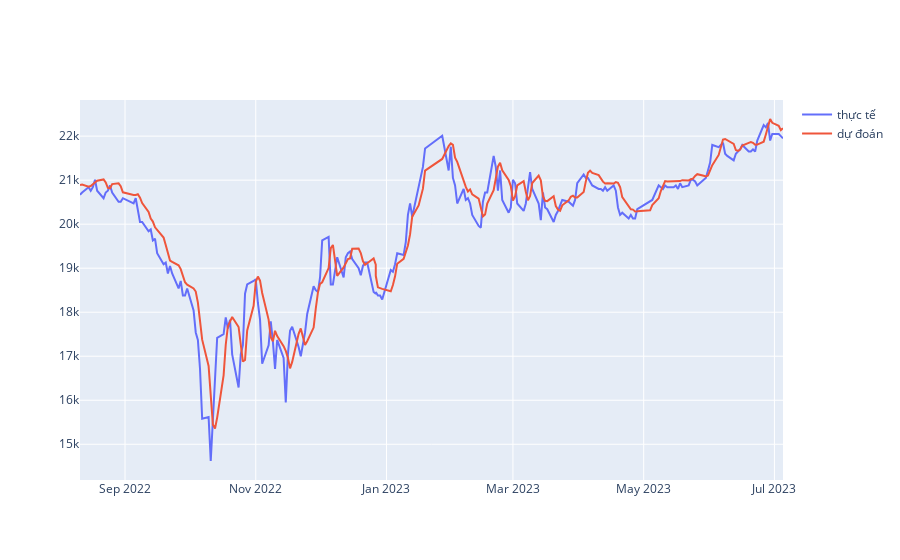

Notebook code cell kept with this figure:
### Code cell
%%time
from sklearn.metrics import mean_squared_error, r2_score, mean_absolute_error,mean_absolute_percentage_error
# định hình lại dữ liệu đầu vào[samples, time steps, features] phù hợp với mô hình LSTM
def reshape_function(df, col_name):
    a = np.array(df[col_name].to_list())
    return np.reshape(a,(a.shape[0],1,a.shape[1]))

X_train_r = reshape_function(X_train,'X')
X_validation_r = reshape_function(X_validation,'X')
X_test_r = reshape_function(X_test,'X')

'''
X_train_r = np.reshape(np.array(X_train['X'].to_list()),\
                       (np.array(X_train['X'].to_list()).shape[0], 1, np.array(X_train['X'].to_list()).shape[1]))

X_validation_r = np.reshape(np.array(X_validation['X'].to_list()),\
                       (np.array(X_validation['X'].to_list()).shape[0], 1, np.array(X_validation['X'].to_list()).shape[1]))

X_test_r = np.reshape(np.array(X_test['X'].to_list()),\
                       (np.array(X_test['X'].to_list()).shape[0], 1, np.array(X_test['X'].to_list()).shape[1]))
'''
# split bằng train_test_split
#X_train, X_test, y_train, y_test = train_test_split(df_training_and_testing.drop(columns = ['y']), df_training_and_testing['y'], test_size=0.3, random_state=42)


# define model
# định nghĩa mô hình LSTM theo Sequential của Keras
model = Sequential()
# đầu vào của mô hình là bước nhảy và 1 đặc trưng
model.add(LSTM(50, activation='relu', input_shape=(n_steps, 1)))
model.add(Dense(1))
# sử dụng mse tính loss, và tối ưu hoá bằng adam
model.compile(optimizer='adam', loss='mse')

#huấn luyện 200 epochs chia đều cho 25 batch_size
history = model.fit(array(X_train.X.to_list()),y_train,epochs=200, batch_size=25,\
                    validation_data=(array(X_validation.X.to_list()), y_validation),\
                    callbacks=[EarlyStopping(monitor='val_loss', patience=10)], verbose=0, shuffle=False)

train_predict = model.predict(X_train['X'].to_list())
train_predict = [i[0] for i in train_predict]

yhat  = model.predict(X_test['X'].to_list())
yhat = [i[0] for i in yhat]

# chỉ số scoring cho kết quả hồi quy
print('Train R2 Score: ', r2_score(y_train, train_predict))
print('Train MAE: ', mean_absolute_error(y_train, train_predict))
print('Train RMSE: ', mean_squared_error(y_train, train_predict, squared=False))
print('Train MAPE: ',mean_absolute_percentage_error(y_train, train_predict))


print('Test R2 Score: ', r2_score(y_test, yhat))
print('Test MAE: ', mean_absolute_error(y_test, yhat))
print('Test RMSE: ', mean_squared_error(y_test, yhat, squared=False))
print('Test MAPE: ',mean_absolute_percentage_error(y_test, yhat))

# prediction df
train_df = pd.DataFrame({'day':X_train.day.to_list(),'actual':y_train})
test_df = pd.DataFrame({'day':X_test.day.to_list(),'actual':y_test,'yhat':yhat})

# biểu diễn yhat và yprediction
macro = [go.Scatter(x = test_df['day'],
                         y= test_df['actual'],
                         mode='lines',
                         name='thực tế',
                         line=dict(width=2)),
        go.Scatter(x = test_df['day'],
                         y=test_df['yhat'],
                         mode='lines',
                         name='dự đoán',
                         line=dict(width=2))]

macro_figure = go.Figure(data=macro)
macro_figure.show()

### Figure 1 — Plotly figure (JSON) as saved in the notebook; plotly's stock layout.template omitted (floating-point values rounded to 4 significant figures; data arrays with more than 128 entries replaced by an {"elided": "..."} marker saying what was removed)
{"data": [{"line": {"width": 2}, "mode": "lines", "name": "thực tế", "type": "scatter", "x": {"elided": "225 str values"}, "y": {"elided": "225 int values"}}, {"line": {"width": 2}, "mode": "lines", "name": "dự đoán", "type": "scatter", "x": {"elided": "225 str values"}, "y": {"elided": "225 float values"}}], "layout": {}}
